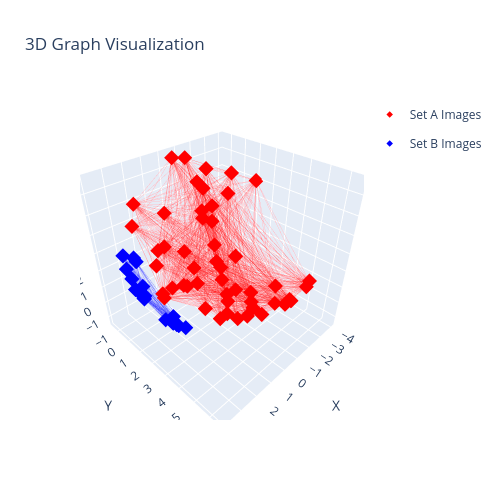

This figure's notebook cell:
### Code cell
utils.vis.plot_3D_graph(graph_c, graph_b)

### Figure 1 — Plotly figure (JSON) as saved in the notebook; plotly's stock layout.template omitted (floating-point values rounded to 4 significant figures; data arrays with more than 128 entries replaced by an {"elided": "..."} marker saying what was removed)
{"data": [{"hovertemplate": "%{x:.2f}, %{y:.2f}, %{z:.2f}<extra></extra>", "legendgroup": "groupA", "marker": {"color": "red", "opacity": 1.0, "size": 5, "symbol": "diamond"}, "mode": "markers", "name": "Set A Images", "showlegend": true, "x": [-0.421, 0.4944, 0.1287, -0.4425, -0.2084, 0.2779, -0.6856, -0.106, 0.3145, -0.9203, -0.9794, -1.884, 0.7819, 1.406, 1.552, 3.908, 2.295, 1.851, 2.249, 3.303, 1.627, 1.133, 0.1807, -1.465, 2.379, 2.162, 2.093, 2.872, -0.1966, 1.33, -1.434, 2.633, 0.1786, 0.6422, -1.979, -1.622, -1.723, -2.278, -3.092, -2.097, -1.857, -2.325, -3.338, -4.056, -1.277, 2.112, -0.5672, -0.8372, -1.277, 0.3016], "y": [3.098, 3.447, 3.028, 2.126, 6.356, 0.8381, 3.85, 4.386, 4.849, 1.562, 1.179, 1.686, 1.631, 1.614, 1.524, 3.279, 1.628, 3.361, 0.4552, 2.293, -0.2139, -0.3562, 0.007453, 0.5354, 4.849, 5.597, 6.029, 5.713, 5.642, 6.133, 4.719, -0.5481, 6.668, 6.71, -0.1726, -0.5151, -0.6849, -0.4664, -0.08034, -0.9335, -1.129, -0.9223, -0.08167, 1.02, -1.304, -1.03, -1.425, 6.681, 6.535, -1.257], "z": [0.9822, 1.013, 0.9638, 1.062, 2.475, 1.502, 1.102, 1.19, 1.38, 1.284, 1.447, 1.578, 1.233, 1.401, 1.486, 3.209, 1.816, 1.373, 2.457, 2.459, 2.699, 2.621, 2.063, 1.958, 2.122, 2.489, 2.867, 3.298, 1.832, 2.512, 1.565, 4.333, 2.851, 2.984, 2.9, 3.095, 3.437, 3.609, 4.196, 4.531, 4.911, 5.552, 5.275, 4.961, 6.306, 5.087, 6.46, 2.996, 2.972, 3.847], "type": "scatter3d", "scene": "scene"}, {"hovertemplate": "%{x:.2f}, %{y:.2f}, %{z:.2f}<extra></extra>", "legendgroup": "groupB", "marker": {"color": "blue", "opacity": 1.0, "size": 5, "symbol": "diamond"}, "mode": "markers", "name": "Set B Images", "showlegend": true, "x": [3.309, 1.633, 1.842, 2.155, 2.713, 2.729, 2.669, 2.701, 2.959, 2.593, 2.982, 3.459, 3.46, 3.124, 2.708, 2.193, 2.424, 2.413], "y": [0.04642, 0.5303, 1.807, 1.652, 1.397, 2.013, 2.205, -0.3182, -1.256, -1.704, -1.109, 0.1433, 0.904, 0.3855, -0.2067, -1.451, -1.231, -0.7801], "z": [1.386, -1.172, -0.9374, -0.6901, -0.07628, 0.1322, 0.1284, 0.1976, 2.535, 1.732, 1.822, 2.166, 1.607, 0.9443, 0.4801, 1.702, 2.159, 0.5853], "type": "scatter3d", "scene": "scene"}, {"hoverinfo": "skip", "line": {"color": "rgba(255,0,0,0.6)", "width": 1}, "mode": "lines", "opacity": 0.3, "showlegend": false, "x": {"elided": "3192 float values"}, "y": {"elided": "3192 float values"}, "z": {"elided": "3192 float values"}, "type": "scatter3d", "scene": "scene"}, {"hoverinfo": "skip", "line": {"color": "rgba(0,0,255,0.6)", "width": 1}, "mode": "lines", "opacity": 0.3, "showlegend": false, "x": {"elided": "450 float values"}, "y": {"elided": "450 float values"}, "z": {"elided": "450 float values"}, "type": "scatter3d", "scene": "scene"}], "layout": {"scene": {"domain": {"x": [0.0, 1.0], "y": [0.0, 1.0]}, "xaxis": {"title": {"text": "X"}, "range": [-4.281, 4.133]}, "yaxis": {"title": {"text": "Y"}, "range": [-1.704, 6.71]}, "zaxis": {"title": {"text": "Z"}, "range": [-1.563, 6.851]}, "aspectmode": "cube"}, "title": {"text": "3D Graph Visualization"}, "width": 500, "height": 500}}
